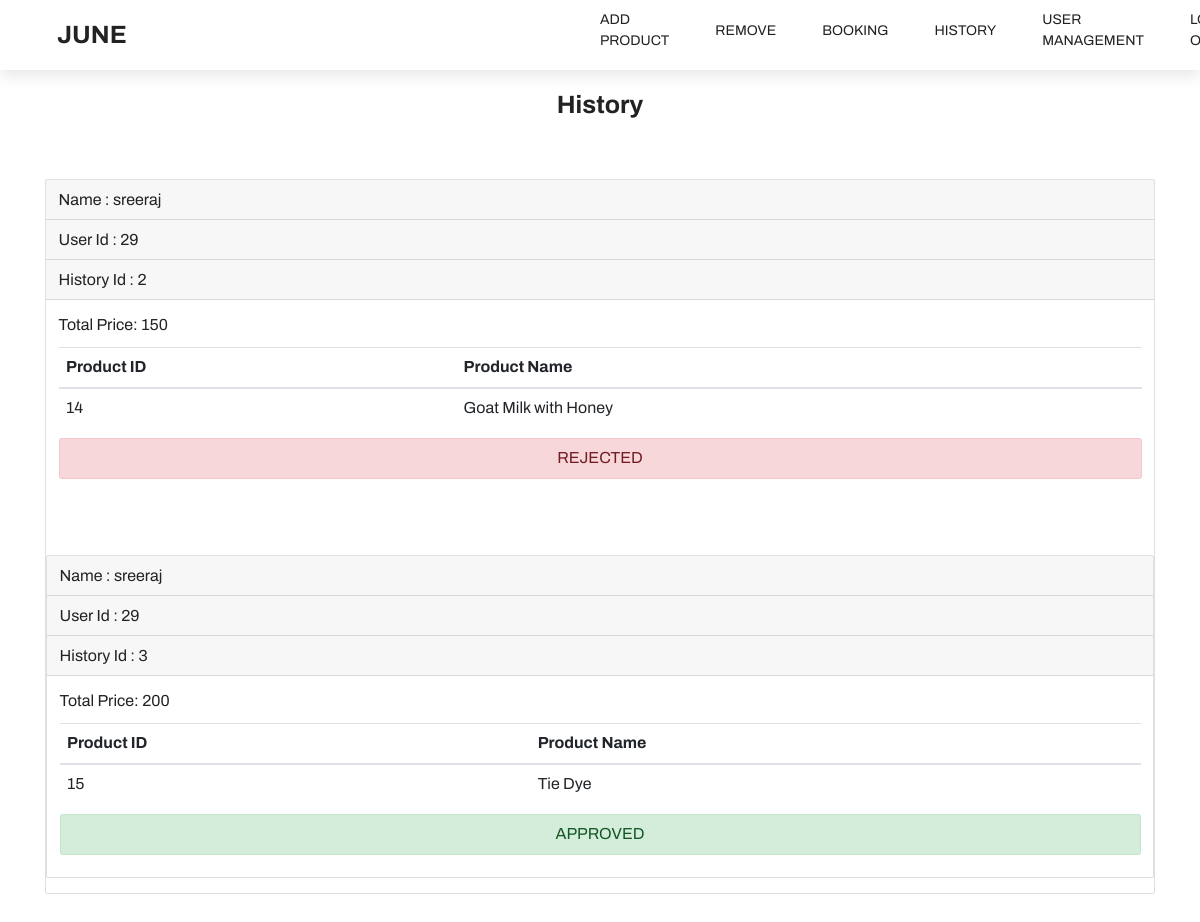
/history.php, run on an earlier commit of the app's database.
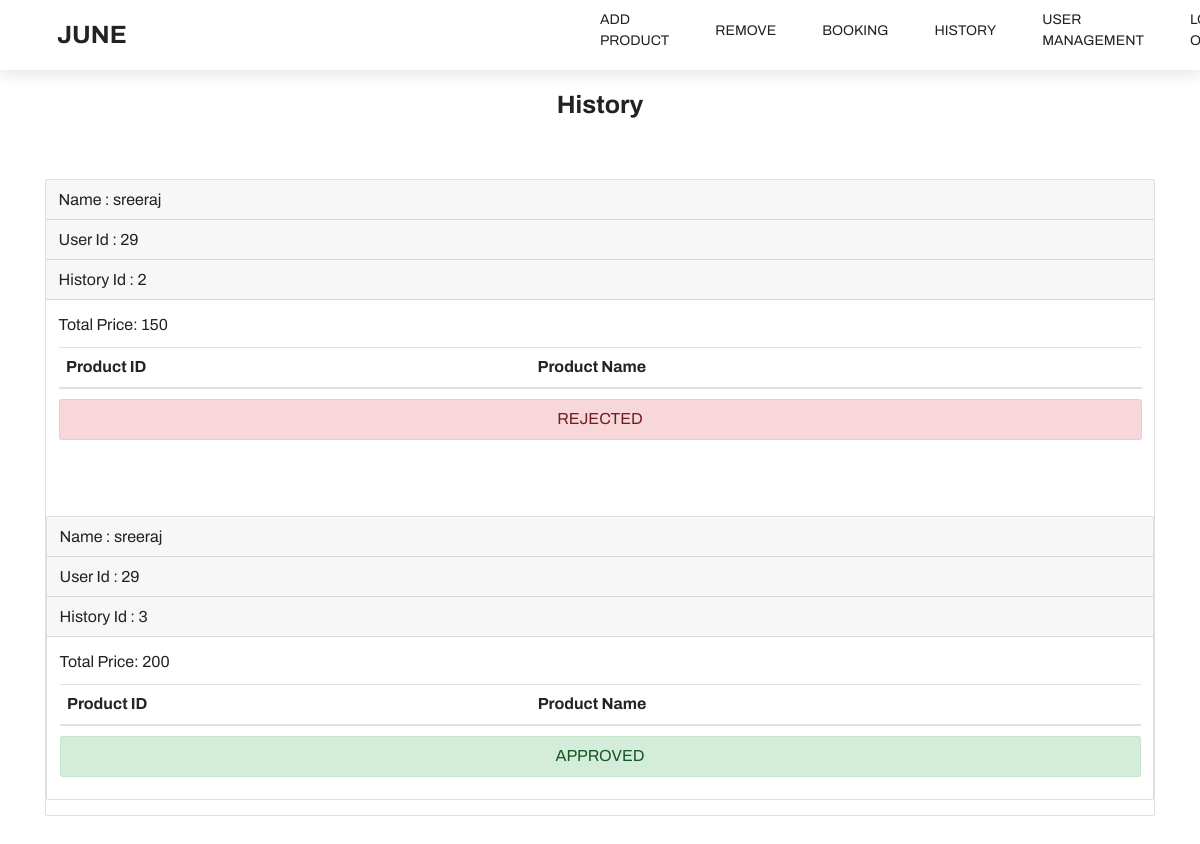
And on a later commit of the database.
### tables this page shows
CREATE TABLE `history` (
  `h_id` int(11) NOT NULL,
  `b_id` int(11) NOT NULL,
  `u_id` int(11) NOT NULL,
  `p_ids` varchar(100) NOT NULL,
  `price` varchar(50) NOT NULL,
  `status` varchar(20) NOT NULL
);

CREATE TABLE `user_credentials` (
  `u_id` int(11) NOT NULL,
  `first_name` varchar(30) NOT NULL,
  `last_name` varchar(30) NOT NULL,
  `mobile_number` varchar(30) NOT NULL,
  `email` varchar(30) NOT NULL,
  `date_of_birth` date NOT NULL,
  `address` varchar(500) NOT NULL,
  `passphrase` varchar(50) NOT NULL
);

CREATE TABLE `products` (
  `p_id` int(11) NOT NULL,
  `name` varchar(100) NOT NULL,
  `photo` longblob NOT NULL,
  `price` varchar(100) NOT NULL,
  `status` varchar(30) NOT NULL,
  `rating` varchar(20) NOT NULL,
  `availability` varchar(30) NOT NULL,
  `details` varchar(300) NOT NULL
);

### history.php (the view, shortened to what this page needs)
<?php
include './common/CommonAdminHeader.php';
$sql = "SELECT b.b_id, b.u_id, b.p_ids, b.price, b.status, u.first_name
        FROM history b
        INNER JOIN user_credentials u ON b.u_id = u.u_id";
$result = $conn->query($sql);
echo '<div class="container mt-5 p-5" >';
echo '<center class="mt-5">
    <h1><strong>History</strong></h1>
    </center>';
while ($row = $result->fetch_assoc()) {
    echo '<br>';
    $b_id = $row["b_id"];
    $u_id = $row["u_id"];
    $p_ids = $row["p_ids"];
    $price = $row["price"];
    $status = $row["status"];
    $user_first_name = $row["first_name"];
    echo '<div class="card mb-4 mt-5">';
    echo '<div class="card-header"> Name : ' . $user_first_name . '</div>';
    echo '<div class="card-header"> User Id : ' . $u_id . '</div>';
    echo '<div class="card-header"> History Id : ' . $b_id . '</div>';
    echo '<div class="card-body">';
    echo '<p>Total Price: ' . $price . '</p>';
    $p_ids_array = explode(',', $p_ids);
    echo '<table class="table">
            <thead>
                <tr>
                    <th>Product ID</th>
                    <th>Product Name</th>
                </tr>
            </thead>
            <tbody>';
    foreach ($p_ids_array as $p_id) {
        $product_query = "SELECT p_id, name FROM products WHERE p_id = $p_id";
        $product_result = $conn->query($product_query);
        while ($product_row = $product_result->fetch_assoc()) {
            $product_id = $product_row["p_id"];
            $product_name = $product_row["name"];
            echo '<tr>
                    <td>' . $product_id . '</td>
                    <td>' . $product_name . '</td>
                  </tr>';
        }
    }
    echo '</tbody>
          </table>';
    echo '<center>';
    if($status == 'APPROVED' || $status == 'approved')
    {
        echo '<div class="alert alert-success" role="alert">' . $status . '
            </div';
    }
    else if ($status == 'REJECTED' || $status == 'rejected')
    {
        echo '<div class="alert alert-danger" role="alert">' . $status . '
            </div';
    }
    echo '</div>';
    echo '</div>';
}
echo '</div>';
?>

What changed in the data, as far as the page shows it:
removed products: p_id "14", name "Goat Milk with Honey", shown under history "REJECTED"
removed products: p_id "15", name "Tie Dye", shown under history "APPROVED"
